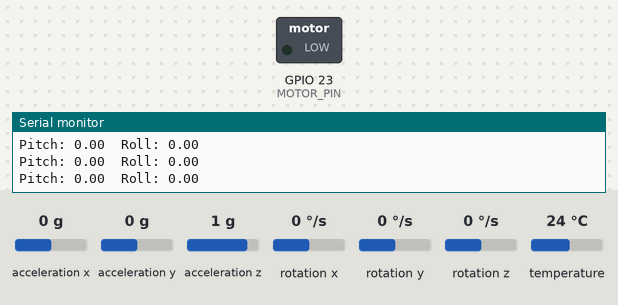
This sketch was run on a simulated ESP32. On the bench: switched loads named in the sketch (green lamp = pin HIGH), the last lines printed to the serial monitor. The test bench sets the inputs (shaded band); at power-on: acceleration x 0 g, acceleration y 0 g, acceleration z 1 g, rotation x 0 °/s, rotation y 0 °/s, rotation z 0 °/s, temperature 24 °C.

Above: at 4.9 s.
5.0 s: acceleration x set to -0.7 g
6.8 s: acceleration x set to -1 g
At 7.8 s:
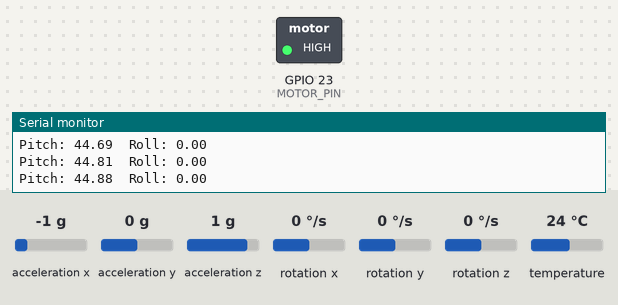
8.4 s: acceleration x set to -0.8 g
At 9.7 s:
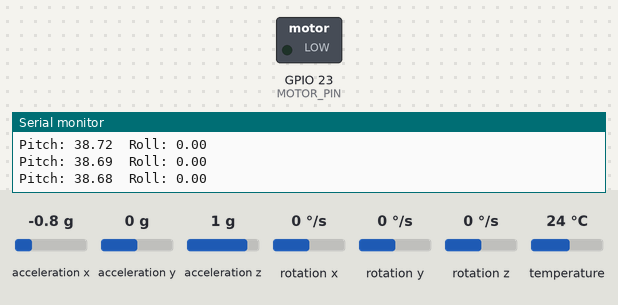
10.2 s: acceleration x set to -1.4 g
At 11.5 s:
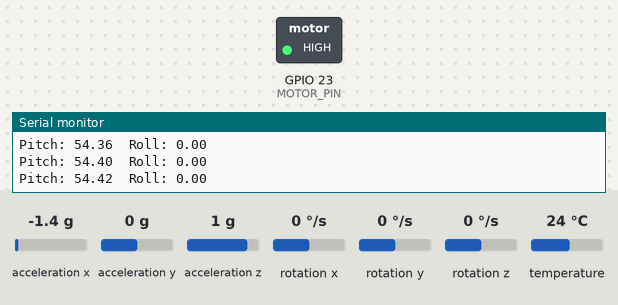
Timing chart, 0 to 12.7 s (numbered marks = the images above; inputs shaded):
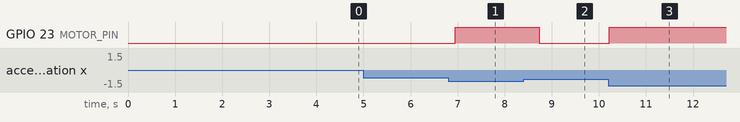

The sketch:

PostureTracker.ino
```cpp
#include <Adafruit_MPU6050.h>
#include <Adafruit_Sensor.h>
#include <Wire.h>
#include <WiFi.h>
#include <WebServer.h>

// --- ACCESS POINT CREDENTIALS ---
// This is the name of the WiFi network the ESP32 will CREATE.
const char* ssid = "Posture_Alert_AP";
// This is the password required to join the ESP32's network (must be at least 8 chars).
const char* password = "12345678";

Adafruit_MPU6050 mpu;
WebServer server(80);

// Pin 23 is standard for ESP32.
// If using ESP8266, change this to a valid GPIO (e.g., D1, D2).
#define MOTOR_PIN 23

// Filter coefficient (0.0 -> 1.0)
// 0.98 = 98% from gyro, 2% from accelerometer
const float COMP_FILTER_COEFF = 0.98;

// Time variables for integration (calculating dt)
unsigned long last_time;
float dt;

// Our calculated angles
float angle_pitch = 0.0;
float angle_roll = 0.0;

// "Zero point" offsets
float pitch_offset = 0.0;
float roll_offset = 0.0;

// Global variable to store the final angle for the web server
float current_angle_for_web = 0.0;

// --- CALIBRATION FUNCTION ---
void calibrateSensor() {
  Serial.println("Calibrating... Keep the sensor still!");
  int num_readings = 500;
  float sum_pitch = 0.0;
  float sum_roll = 0.0;

  sensors_event_t a, g, temp;

  for (int i = 0; i < num_readings; i++) {
    mpu.getEvent(&a, &g, &temp);

    // Calculate initial angle from accelerometer
    float acc_pitch = atan2(-a.acceleration.x, sqrt(pow(a.acceleration.y, 2) + pow(a.acceleration.z, 2)));
    float acc_roll = atan2(a.acceleration.y, a.acceleration.z);

    sum_pitch += acc_pitch;
    sum_roll += acc_roll;
    delay(5);
  }

  // Calculate the average offset
  pitch_offset = sum_pitch / num_readings;
  roll_offset = sum_roll / num_readings;

  Serial.println("Calibration Complete!");
  Serial.print("Pitch Offset: "); Serial.println(pitch_offset * RAD_TO_DEG);
  Serial.print("Roll Offset: "); Serial.println(roll_offset * RAD_TO_DEG);
  Serial.println("--------------------------------------");
}

// --- WEB SERVER HANDLERS ---
void handleAngle() {
  // CORS header to allow the web app to access this resource
  server.sendHeader("Access-Control-Allow-Origin", "*");

  // Create JSON response
  String json = "{\"angle\": " + String(current_angle_for_web) + "}";

  server.send(200, "application/json", json);
}

void handleNotFound() {
  if (server.method() == HTTP_OPTIONS) {
    server.sendHeader("Access-Control-Allow-Origin", "*");
    server.send(204);
  } else {
    server.send(404, "text/plain", "Not found");
  }
}

void setup(void) {
  Serial.begin(115200);
  pinMode(MOTOR_PIN, OUTPUT);

  // Wait for serial monitor to open
  while (!Serial) delay(10);

  // --- ACCESS POINT SETUP ---
  Serial.println();
  Serial.print("Configuring Access Point...");

  // Create the Access Point
  // If you want an open network (no password), use: WiFi.softAP(ssid);
  WiFi.softAP(ssid, password);

  IPAddress myIP = WiFi.softAPIP();
  Serial.println("AP Created.");
  Serial.print("AP SSID: "); Serial.println(ssid);
  Serial.print("AP IP address: "); Serial.println(myIP); // Usually 192.168.4.1

  // --- SENSOR SETUP ---
  if (!mpu.begin()) {
    Serial.println("Failed to find MPU6050 chip");
    while (1) {
      delay(10);
    }
  }
  Serial.println("MPU6050 Found!");

  // Set ranges
  mpu.setAccelerometerRange(MPU6050_RANGE_8_G);
  mpu.setGyroRange(MPU6050_RANGE_500_DEG);
  mpu.setFilterBandwidth(MPU6050_BAND_21_HZ);

  delay(100);

  // Calibrate the sensor to set the zero point
  calibrateSensor();

  // --- WEB SERVER SETUP ---
  server.on("/angle", handleAngle);
  server.onNotFound(handleNotFound);
  server.begin();
  Serial.println("HTTP server started");

  // Initialize the time variable
  last_time = micros();
}

void loop() {
  // Handle incoming web requests
  server.handleClient();

  // --- 1. Calculate Delta Time (dt) ---
  unsigned long current_time = micros();
  dt = (current_time - last_time) / 1000000.0; // convert to seconds
  last_time = current_time;

  // --- 2. Get Raw Sensor Data ---
  sensors_event_t a, g, temp;
  mpu.getEvent(&a, &g, &temp);

  // --- 3. Calculate Angle from Accelerometer ---
  float acc_pitch = atan2(-a.acceleration.x, sqrt(pow(a.acceleration.y, 2) + pow(a.acceleration.z, 2)));
  float acc_roll = atan2(a.acceleration.y, a.acceleration.z);

  // --- 4. Get Gyro Data ---
  float gyro_pitch_rate = g.gyro.y;
  float gyro_roll_rate = g.gyro.x;

  // --- 5. Apply Complementary Filter ---
  // angle = A * (angle + gyro * dt) + (1 - A) * (accel_angle)
  angle_pitch = COMP_FILTER_COEFF * (angle_pitch + gyro_pitch_rate * dt) + (1.0 - COMP_FILTER_COEFF) * acc_pitch;
  angle_roll = COMP_FILTER_COEFF * (angle_roll + gyro_roll_rate * dt) + (1.0 - COMP_FILTER_COEFF) * acc_roll;

  // --- 6. Apply Calibration Offset and Convert to Degrees ---
  float final_pitch = (angle_pitch - pitch_offset) * RAD_TO_DEG;
  float final_roll = (angle_roll - roll_offset) * RAD_TO_DEG;

  // Update global variable for web server
  current_angle_for_web = final_roll;

  // --- 7. Print and Control ---
  // Print less frequently to avoid slowing down the loop too much
  static unsigned long lastPrint = 0;
  if (millis() - lastPrint > 100) {
    Serial.print("Pitch: ");
    Serial.print(final_pitch);
    Serial.print("\tRoll: ");
    Serial.println(final_roll);
    lastPrint = millis();
  }

  // Threshold check: trigger motor if tilted more than 40 degrees
  if (abs(final_roll) > 40 || abs(final_pitch) > 40) {
    digitalWrite(MOTOR_PIN, HIGH);
  } else {
    digitalWrite(MOTOR_PIN, LOW);
  }

  // Small delay to prevent watchdog resets if loop is too tight, though handleClient helps
  delay(2);
}
```

Measured:
- the behaviour switches between -0.8 and -0.9 g on acceleration x (found by bisection; images 0 and 1)
- after the input at 6.8 s, GPIO 23 (MOTOR_PIN): LOW → HIGH after 0.15 s
- after the input at 8.4 s, GPIO 23 (MOTOR_PIN): HIGH → LOW after 0.34 s
- after the input at 10.2 s, GPIO 23 (MOTOR_PIN): LOW → HIGH at once
